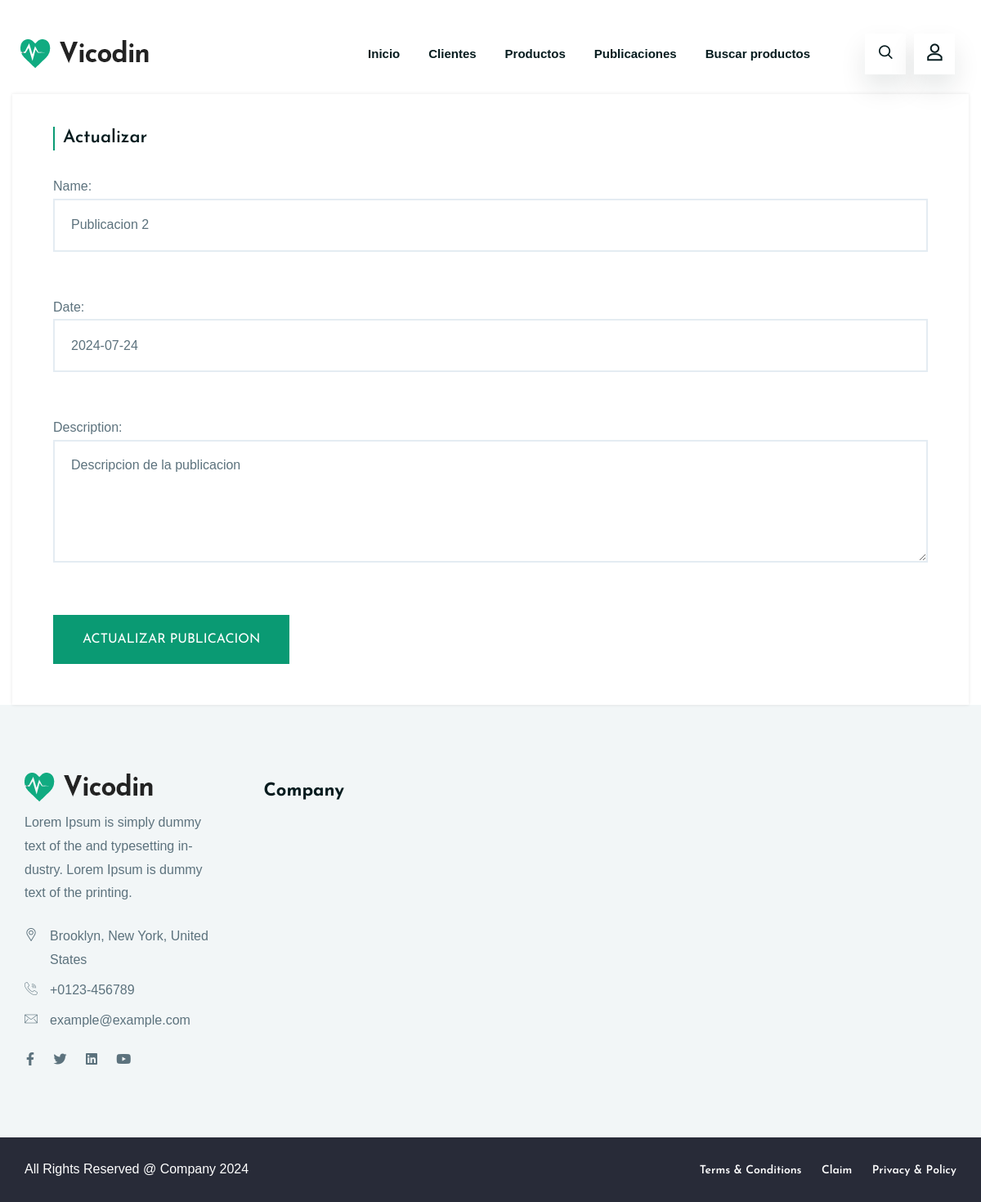
/publicacion-update/1/ (signed in), run on the app's committed database.
### Vicodin/models.py (models this page shows, shortened)
class Blog(models.Model):
    name = models.CharField(max_length=100)
    description = models.TextField()
    date = models.DateField()

### Vicodin/views.py (the view)
# urls.py: path('publicacion-update/<int:pk>/', views.PublicacionUpdateView.as_view(), name="PublicacionUpdate"),
class PublicacionUpdateView(LoginRequiredMixin, UpdateView):
    model = Blog
    success_url = reverse_lazy("PublicacionList")
    login_url = '/users/login/'
    fields = ["name", "date", "description"]
    template_name = "Vicodin/vbc/publicacion_update.html"

### Vicodin/templates/Vicodin/vbc/publicacion_update.html (shortened to what this page needs)
{% extends 'Vicodin/base.html' %}
{% load static %}
{% block main %}
<form method="post">
    <div class="ltn__contact-message-area mb-120 mb--100">
        <div class="container">
            <div class="row">
                <div class="col-lg-12">
                    <div class="ltn__form-box contact-form-box box-shadow white-bg">
                        <h4 class="title-2">Actualizar</h4>
                        {{ form.as_p }}
                        <button class="btn theme-btn-1 btn-effect-1 text-uppercase" type="submit">Actualizar
                            Publicacion</button>
                    </div>
                </div>
            </div>
        </div>
</form>
{% endblock main %}

### Vicodin/static/Vicodin/css/responsive.css (style rules this page uses)
@media (min-width: 1200px) { .container { max-width: 1200px; } }

### data on the page
Blog: name "Publicacion 2", date "2024-07-24", description "Descripcion de la publicacion"
